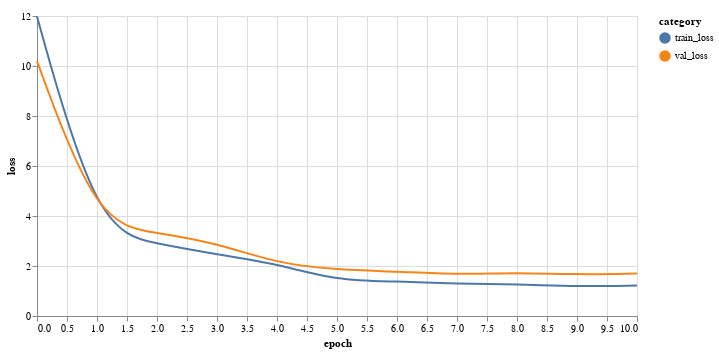

Source (notebook cell):
### Code cell
# and we can plot the loss curves:

ss_utils.plot_train_and_val_using_mpl(out['train_loss_list'], out['val_lost_list'])

ss_utils.plot_train_and_val_using_altair(out['train_loss_list'], out['val_lost_list'])

### Figure 1 — Vega-Lite specification as saved in the notebook (floating-point values rounded to 4 significant figures)
{"config": {"view": {"continuousWidth": 400, "continuousHeight": 300}}, "layer": [{"mark": {"type": "line", "interpolate": "basis"}, "encoding": {"color": {"type": "nominal", "field": "category"}, "x": {"type": "quantitative", "field": "epoch"}, "y": {"type": "quantitative", "field": "loss"}}}, {"mark": "point", "encoding": {"opacity": {"value": 0}, "x": {"type": "quantitative", "field": "epoch"}}, "selection": {"selector004": {"type": "single", "nearest": true, "on": "mouseover", "fields": ["epoch"], "empty": "none"}}}, {"mark": "point", "encoding": {"color": {"type": "nominal", "field": "category"}, "opacity": {"condition": {"value": 1, "selection": "selector004"}, "value": 0}, "x": {"type": "quantitative", "field": "epoch"}, "y": {"type": "quantitative", "field": "loss"}}}, {"mark": {"type": "rule", "color": "gray"}, "encoding": {"x": {"type": "quantitative", "field": "epoch"}}, "transform": [{"filter": {"selection": "selector004"}}]}, {"mark": {"type": "text", "align": "left", "dx": 5, "dy": -5}, "encoding": {"color": {"type": "nominal", "field": "category"}, "text": {"condition": {"type": "quantitative", "field": "loss", "selection": "selector004"}, "value": " "}, "x": {"type": "quantitative", "field": "epoch"}, "y": {"type": "quantitative", "field": "loss"}}}], "data": {"name": "data-21366cfddbaf174705b1b8795cdaf550"}, "height": 300, "width": 600, "$schema": "https://vega.github.io/schema/vega-lite/v4.8.1.json", "datasets": {"data-21366cfddbaf174705b1b8795cdaf550": [{"epoch": 0, "category": "train_loss", "loss": 11.98}, {"epoch": 1, "category": "train_loss", "loss": 3.431}, {"epoch": 2, "category": "train_loss", "loss": 2.887}, {"epoch": 3, "category": "train_loss", "loss": 2.463}, {"epoch": 4, "category": "train_loss", "loss": 2.086}, {"epoch": 5, "category": "train_loss", "loss": 1.412}, {"epoch": 6, "category": "train_loss", "loss": 1.391}, {"epoch": 7, "category": "train_loss", "loss": 1.28}, {"epoch": 8, "category": "train_loss", "loss": 1.275}, {"epoch": 9, "category": "train_loss", "loss": 1.178}, {"epoch": 10, "category": "train_loss", "loss": 1.219}, {"epoch": 0, "category": "val_loss", "loss": 10.2}, {"epoch": 1, "category": "val_loss", "loss": 3.663}, {"epoch": 2, "category": "val_loss", "loss": 3.341}, {"epoch": 3, "category": "val_loss", "loss": 2.916}, {"epoch": 4, "category": "val_loss", "loss": 2.101}, {"epoch": 5, "category": "val_loss", "loss": 1.847}, {"epoch": 6, "category": "val_loss", "loss": 1.781}, {"epoch": 7, "category": "val_loss", "loss": 1.653}, {"epoch": 8, "category": "val_loss", "loss": 1.745}, {"epoch": 9, "category": "val_loss", "loss": 1.651}, {"epoch": 10, "category": "val_loss", "loss": 1.7}]}}
